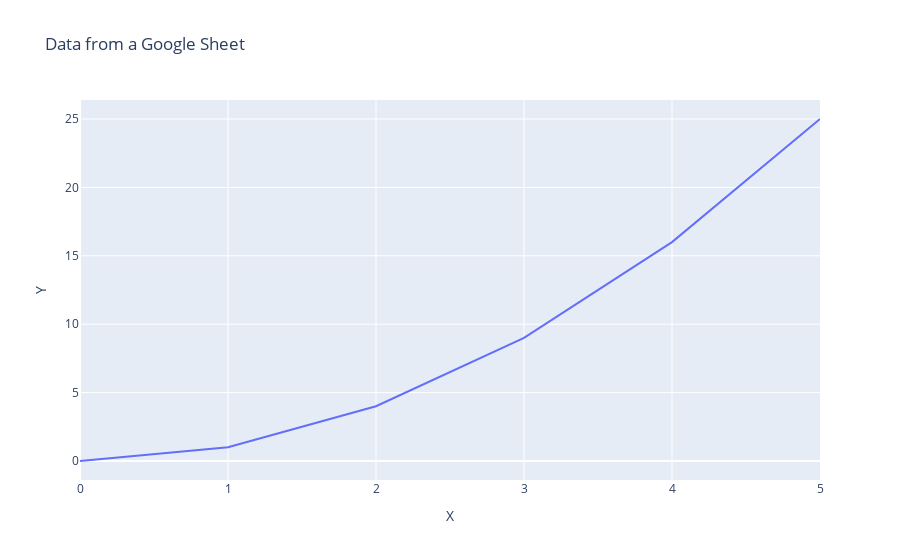

The code cell stored with this chart in its notebook:
### Markdown cell above
Then, when we configure the URL of the Google Sheet, we make a change at the end, like this:

If the URL is

`https://docs.google.com/spreadsheets/d/1ZULKhYzsMd4eYwiprsyGgE9Df3gaVtO8WRalUQDn-xE/edit#gid=0`

we change the last part after the last slash (/) to export?format=csv:

`https://docs.google.com/spreadsheets/d/1ZULKhYzsMd4eYwiprsyGgE9Df3gaVtO8WRalUQDn-xE/export?format=csv`

We then treat the Google Sheet like a CSV file.

Here's our complete program, adapted from the CSV example above.

### Code cell
# import plotly.express and pandas
import plotly.express as px
import pandas as pd

# Google Sheet URL variable, with modified /export?format=csv ending
url = 'https://docs.google.com/spreadsheets/d/1ZULKhYzsMd4eYwiprsyGgE9Df3gaVtO8WRalUQDn-xE/export?format=csv'

# Read the Google Sheet into a DataFrame named df
# Note we are using the url variable
df = pd.read_csv(url)

# Create the plot
fig = px.line(data_frame=df, x='X', y='Y', title='Data from a Google Sheet')

# Show the plot
fig.show()

### Figure 1 — Plotly figure (JSON) as saved in the notebook; plotly's stock layout.template omitted (floating-point values rounded to 4 significant figures)
{"data": [{"hovertemplate": "X=%{x}<br>Y=%{y}<extra></extra>", "legendgroup": "", "line": {"color": "#636efa", "dash": "solid"}, "marker": {"symbol": "circle"}, "mode": "lines", "name": "", "orientation": "v", "showlegend": false, "type": "scatter", "x": [0, 1, 2, 3, 4, 5], "xaxis": "x", "y": [0, 1, 4, 9, 16, 25], "yaxis": "y"}], "layout": {"legend": {"tracegroupgap": 0}, "title": {"text": "Data from a Google Sheet"}, "xaxis": {"anchor": "y", "domain": [0, 1], "title": {"text": "X"}}, "yaxis": {"anchor": "x", "domain": [0, 1], "title": {"text": "Y"}}}}
